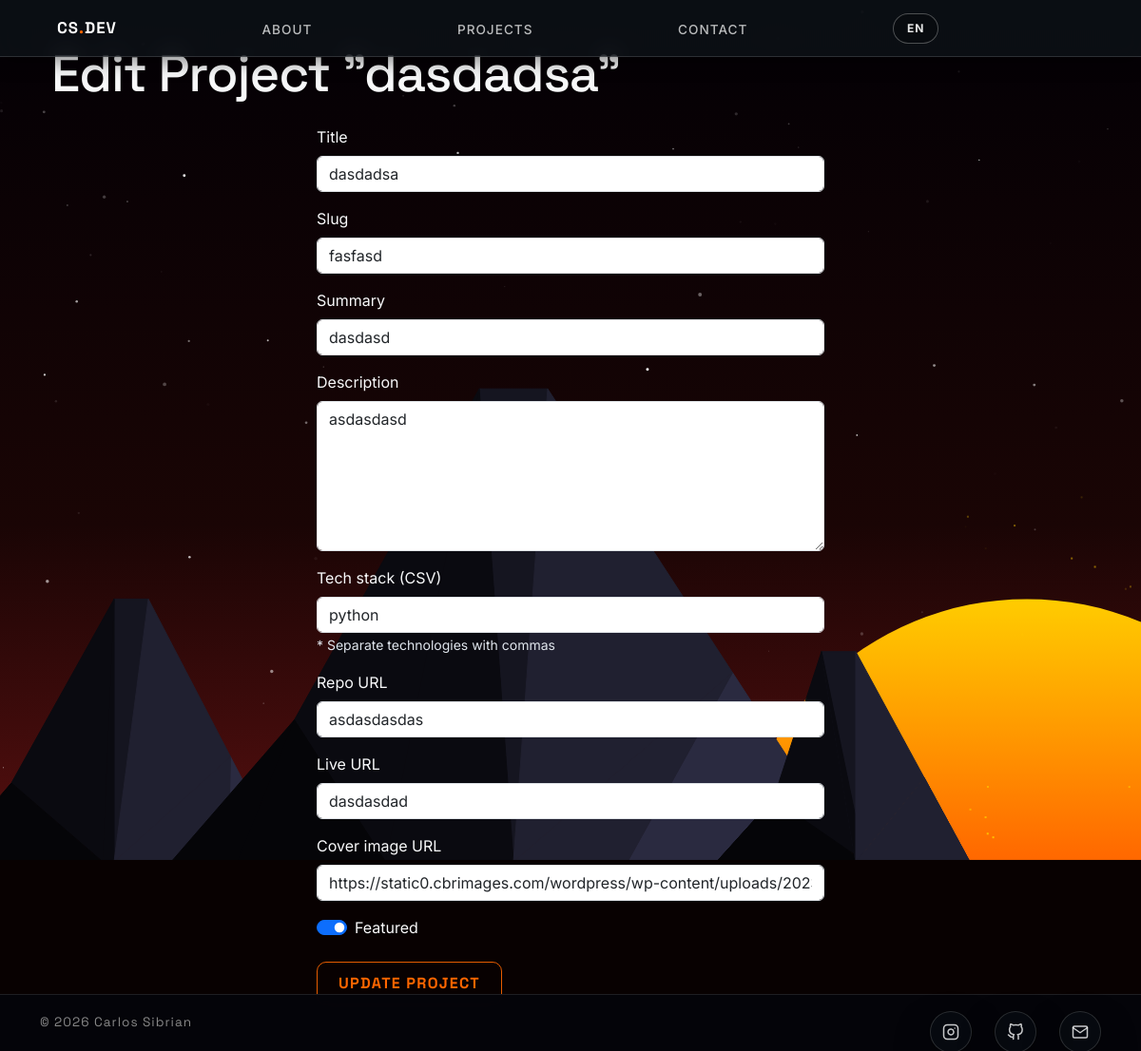
The app's page /admin/projects/2/edit (signed in), older data.
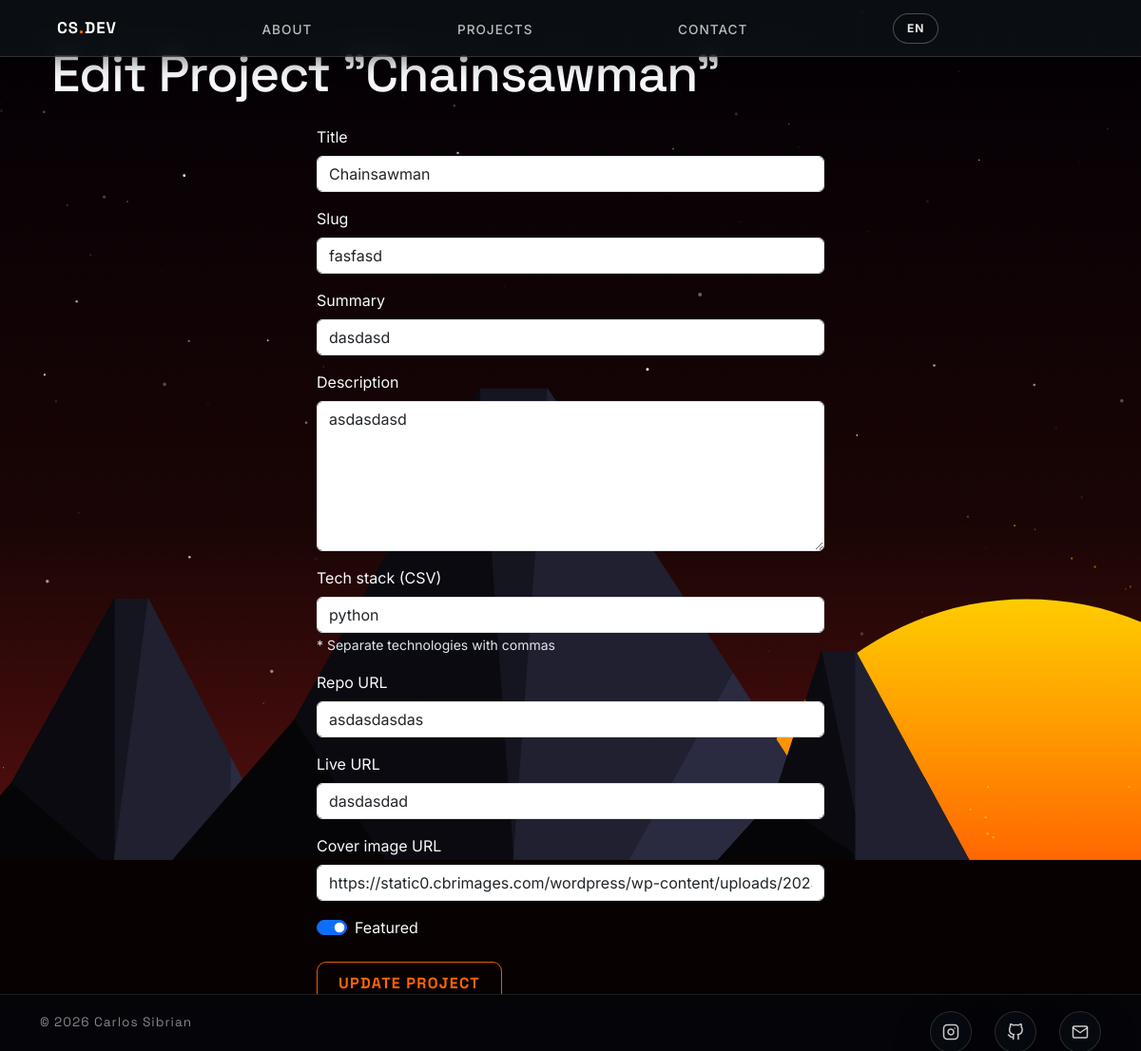
The same page, newer data.
### models.py (models this page shows)
class TimestampMixin:
    created_at: Mapped[datetime] = mapped_column(
        DateTime(timezone=True),  # tells SQLAlchemy that this column stores tz-aware datetimes
        default=lambda: datetime.now(timezone.utc)
    )
    updated_at: Mapped[datetime] = mapped_column(
        DateTime(timezone=True),
        default=lambda: datetime.now(timezone.utc),
        onupdate=lambda: datetime.now(timezone.utc)
    )

class Project(db.Model, TimestampMixin):
    __tablename__ = "projects"
    id: Mapped[int] = mapped_column(Integer, primary_key=True)
    title: Mapped[str] = mapped_column(String(120), unique=True, nullable=False)
    slug: Mapped[str] = mapped_column(String(140), unique=True, nullable=False)
    summary: Mapped[str] = mapped_column(String(280), default="")
    description: Mapped[str] = mapped_column(Text, default="")
    tech_stack: Mapped[str] = mapped_column(String(240), default="")
    repo_url: Mapped[str] = mapped_column(String(240), default="")
    live_url: Mapped[str] = mapped_column(String(240), default="")
    cover_image: Mapped[str] = mapped_column(String(240), default="")
    is_featured: Mapped[bool] = mapped_column(Boolean, default=False)

### routes_admin.py (the view, shortened to what this page needs)
    @app.route("/admin/projects/<int:pid>/edit", methods=["GET", "POST"])
    @admin_only
    def admin_project_edit(pid: int):
        p = db.session.get(Project, pid) or abort(404)
        form = ProjectForm(obj=p)
        return render_template("admin/project_form.html", form=form, project=p)

### forms.py
class ProjectForm(FlaskForm):
    title = StringField("Title", validators=[DataRequired(), Length(max=120)])
    slug = StringField("Slug", validators=[DataRequired(), Length(max=140)])
    summary = StringField("Summary", validators=[Length(max=280)])
    description = TextAreaField("Description")
    tech_stack = StringField("Tech stack (CSV)", validators=[Length(max=240)])
    repo_url = StringField("Repo URL")
    live_url = StringField("Live URL")
    cover_image = StringField("Cover image URL", validators=[Length(max=240)])
    is_featured = BooleanField("Featured")
    submit = SubmitField("Save")

### routes_admin.py (called while the page is built)
def admin_only(f):
    @wraps(f)
    def wrapper(*args, **kwargs):
        if not current_user.is_authenticated or not getattr(current_user, "is_admin", False):
            return abort(403)
        return f(*args, **kwargs)
    return wrapper

### templates/admin/project_form.html (shortened to what this page needs)
{% extends "layout/base.html" %}
{% block content %}
<div class="container py-5">
  <h1 class="mb-4 text-light">
    {% if project %}
      Edit Project "{{ project.title }}"
    {% else %}
      New Project
    {% endif %}
  </h1>
  <div class="row justify-content-center">
    <div class="col-lg-6 col-md-8">
      <form method="POST" novalidate>
        <div class="mb-3">
          <label class="form-label text-light">{{ form.title.label.text }}</label>
          {{ form.title(class="form-control") }}
        </div>
        <div class="mb-3">
          <label class="form-label text-light">{{ form.slug.label.text }}</label>
          {{ form.slug(class="form-control") }}
        </div>
        <div class="mb-3">
          <label class="form-label text-light">{{ form.summary.label.text }}</label>
          {{ form.summary(class="form-control") }}
        </div>
        <div class="mb-3">
          <label class="form-label text-light">{{ form.description.label.text }}</label>
          {{ form.description(class="form-control", rows="6") }}
        </div>
        <div class="mb-3">
          <label class="form-label text-light">{{ form.tech_stack.label.text }}</label>
          {{ form.tech_stack(class="form-control") }}
          <small class="text-light-75">* Separate technologies with commas</small>
        </div>
        <div class="mb-3">
          <label class="form-label text-light">{{ form.repo_url.label.text }}</label>
          {{ form.repo_url(class="form-control") }}
        </div>
        <div class="mb-3">
          <label class="form-label text-light">{{ form.live_url.label.text }}</label>
          {{ form.live_url(class="form-control") }}
        </div>
        <div class="mb-3">
          <label class="form-label text-light">{{ form.cover_image.label.text }}</label>
          {{ form.cover_image(class="form-control") }}
        </div>
        <div class="form-check form-switch mb-4">
          {{ form.is_featured(class="form-check-input", id="is_featured") }}
          <label class="form-check-label text-light" for="is_featured">{{ form.is_featured.label.text }}</label>
        </div>
        <button type="submit" class="btn btn-cta">
          {% if project %}Update{% else %}Create{% endif %} Project
        </button>
      </form>
    </div>
  </div>
</div>
{% endblock %}

Row changes from the older to the newer data that the page shows:
changed Project "fasfasd": title "dasdadsa" → "Chainsawman"
